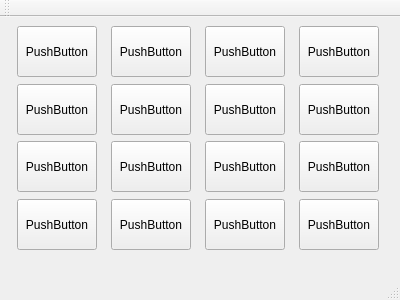
<?xml version="1.0" encoding="UTF-8"?>
<ui version="4.0">
 <class>NumPuzzle</class>
 <widget class="QMainWindow" name="NumPuzzle">
  <property name="geometry">
   <rect>
    <x>0</x>
    <y>0</y>
    <width>400</width>
    <height>300</height>
   </rect>
  </property>
  <property name="windowTitle">
   <string>NumPuzzle</string>
  </property>
  <widget class="QWidget" name="centralWidget">
   <widget class="QPushButton" name="pushButton_0">
    <property name="geometry">
     <rect>
      <x>17</x>
      <y>9</y>
      <width>80</width>
      <height>51</height>
     </rect>
    </property>
    <property name="sizePolicy">
     <sizepolicy hsizetype="Fixed" vsizetype="Preferred">
      <horstretch>0</horstretch>
      <verstretch>0</verstretch>
     </sizepolicy>
    </property>
    <property name="text">
     <string>PushButton</string>
    </property>
   </widget>
   <widget class="QPushButton" name="pushButton_1">
    <property name="geometry">
     <rect>
      <x>111</x>
      <y>9</y>
      <width>80</width>
      <height>51</height>
     </rect>
    </property>
    <property name="sizePolicy">
     <sizepolicy hsizetype="Fixed" vsizetype="Preferred">
      <horstretch>0</horstretch>
      <verstretch>0</verstretch>
     </sizepolicy>
    </property>
    <property name="text">
     <string>PushButton</string>
    </property>
   </widget>
   <widget class="QPushButton" name="pushButton_2">
    <property name="geometry">
     <rect>
      <x>205</x>
      <y>9</y>
      <width>80</width>
      <height>51</height>
     </rect>
    </property>
    <property name="sizePolicy">
     <sizepolicy hsizetype="Fixed" vsizetype="Preferred">
      <horstretch>0</horstretch>
      <verstretch>0</verstretch>
     </sizepolicy>
    </property>
    <property name="text">
     <string>PushButton</string>
    </property>
   </widget>
   <widget class="QPushButton" name="pushButton_3">
    <property name="geometry">
     <rect>
      <x>299</x>
      <y>9</y>
      <width>80</width>
      <height>51</height>
     </rect>
    </property>
    <property name="sizePolicy">
     <sizepolicy hsizetype="Fixed" vsizetype="Preferred">
      <horstretch>0</horstretch>
      <verstretch>0</verstretch>
     </sizepolicy>
    </property>
    <property name="text">
     <string>PushButton</string>
    </property>
   </widget>
   <widget class="QPushButton" name="pushButton_4">
    <property name="geometry">
     <rect>
      <x>17</x>
      <y>67</y>
      <width>80</width>
      <height>51</height>
     </rect>
    </property>
    <property name="sizePolicy">
     <sizepolicy hsizetype="Fixed" vsizetype="Preferred">
      <horstretch>0</horstretch>
      <verstretch>0</verstretch>
     </sizepolicy>
    </property>
    <property name="text">
     <string>PushButton</string>
    </property>
   </widget>
   <widget class="QPushButton" name="pushButton_5">
    <property name="geometry">
     <rect>
      <x>111</x>
      <y>67</y>
      <width>80</width>
      <height>51</height>
     </rect>
    </property>
    <property name="sizePolicy">
     <sizepolicy hsizetype="Fixed" vsizetype="Preferred">
      <horstretch>0</horstretch>
      <verstretch>0</verstretch>
     </sizepolicy>
    </property>
    <property name="text">
     <string>PushButton</string>
    </property>
   </widget>
   <widget class="QPushButton" name="pushButton_7">
    <property name="geometry">
     <rect>
      <x>299</x>
      <y>67</y>
      <width>80</width>
      <height>51</height>
     </rect>
    </property>
    <property name="sizePolicy">
     <sizepolicy hsizetype="Fixed" vsizetype="Preferred">
      <horstretch>0</horstretch>
      <verstretch>0</verstretch>
     </sizepolicy>
    </property>
    <property name="text">
     <string>PushButton</string>
    </property>
   </widget>
   <widget class="QPushButton" name="pushButton_6">
    <property name="geometry">
     <rect>
      <x>205</x>
      <y>67</y>
      <width>80</width>
      <height>51</height>
     </rect>
    </property>
    <property name="sizePolicy">
     <sizepolicy hsizetype="Fixed" vsizetype="Preferred">
      <horstretch>0</horstretch>
      <verstretch>0</verstretch>
     </sizepolicy>
    </property>
    <property name="text">
     <string>PushButton</string>
    </property>
   </widget>
   <widget class="QPushButton" name="pushButton_8">
    <property name="geometry">
     <rect>
      <x>17</x>
      <y>124</y>
      <width>80</width>
      <height>51</height>
     </rect>
    </property>
    <property name="sizePolicy">
     <sizepolicy hsizetype="Fixed" vsizetype="Preferred">
      <horstretch>0</horstretch>
      <verstretch>0</verstretch>
     </sizepolicy>
    </property>
    <property name="text">
     <string>PushButton</string>
    </property>
   </widget>
   <widget class="QPushButton" name="pushButton_9">
    <property name="geometry">
     <rect>
      <x>111</x>
      <y>124</y>
      <width>80</width>
      <height>51</height>
     </rect>
    </property>
    <property name="sizePolicy">
     <sizepolicy hsizetype="Fixed" vsizetype="Preferred">
      <horstretch>0</horstretch>
      <verstretch>0</verstretch>
     </sizepolicy>
    </property>
    <property name="text">
     <string>PushButton</string>
    </property>
   </widget>
   <widget class="QPushButton" name="pushButton_11">
    <property name="geometry">
     <rect>
      <x>299</x>
      <y>124</y>
      <width>80</width>
      <height>51</height>
     </rect>
    </property>
    <property name="sizePolicy">
     <sizepolicy hsizetype="Fixed" vsizetype="Preferred">
      <horstretch>0</horstretch>
      <verstretch>0</verstretch>
     </sizepolicy>
    </property>
    <property name="text">
     <string>PushButton</string>
    </property>
   </widget>
   <widget class="QPushButton" name="pushButton_10">
    <property name="geometry">
     <rect>
      <x>205</x>
      <y>124</y>
      <width>80</width>
      <height>51</height>
     </rect>
    </property>
    <property name="sizePolicy">
     <sizepolicy hsizetype="Fixed" vsizetype="Preferred">
      <horstretch>0</horstretch>
      <verstretch>0</verstretch>
     </sizepolicy>
    </property>
    <property name="text">
     <string>PushButton</string>
    </property>
   </widget>
   <widget class="QPushButton" name="pushButton_12">
    <property name="geometry">
     <rect>
      <x>17</x>
      <y>182</y>
      <width>80</width>
      <height>51</height>
     </rect>
    </property>
    <property name="sizePolicy">
     <sizepolicy hsizetype="Fixed" vsizetype="Preferred">
      <horstretch>0</horstretch>
      <verstretch>0</verstretch>
     </sizepolicy>
    </property>
    <property name="text">
     <string>PushButton</string>
    </property>
   </widget>
   <widget class="QPushButton" name="pushButton_13">
    <property name="geometry">
     <rect>
      <x>111</x>
      <y>182</y>
      <width>80</width>
      <height>51</height>
     </rect>
    </property>
    <property name="sizePolicy">
     <sizepolicy hsizetype="Fixed" vsizetype="Preferred">
      <horstretch>0</horstretch>
      <verstretch>0</verstretch>
     </sizepolicy>
    </property>
    <property name="text">
     <string>PushButton</string>
    </property>
   </widget>
   <widget class="QPushButton" name="pushButton_15">
    <property name="geometry">
     <rect>
      <x>299</x>
      <y>182</y>
      <width>80</width>
      <height>51</height>
     </rect>
    </property>
    <property name="sizePolicy">
     <sizepolicy hsizetype="Fixed" vsizetype="Preferred">
      <horstretch>0</horstretch>
      <verstretch>0</verstretch>
     </sizepolicy>
    </property>
    <property name="text">
     <string>PushButton</string>
    </property>
   </widget>
   <widget class="QPushButton" name="pushButton_14">
    <property name="geometry">
     <rect>
      <x>205</x>
      <y>182</y>
      <width>80</width>
      <height>51</height>
     </rect>
    </property>
    <property name="sizePolicy">
     <sizepolicy hsizetype="Fixed" vsizetype="Preferred">
      <horstretch>0</horstretch>
      <verstretch>0</verstretch>
     </sizepolicy>
    </property>
    <property name="text">
     <string>PushButton</string>
    </property>
   </widget>
  </widget>
  <widget class="QMenuBar" name="menuBar">
   <property name="geometry">
    <rect>
     <x>0</x>
     <y>0</y>
     <width>400</width>
     <height>19</height>
    </rect>
   </property>
  </widget>
  <widget class="QToolBar" name="mainToolBar">
   <attribute name="toolBarArea">
    <enum>TopToolBarArea</enum>
   </attribute>
   <attribute name="toolBarBreak">
    <bool>false</bool>
   </attribute>
  </widget>
  <widget class="QStatusBar" name="statusBar"/>
 </widget>
 <layoutdefault spacing="6" margin="11"/>
 <resources/>
 <connections/>
</ui>
